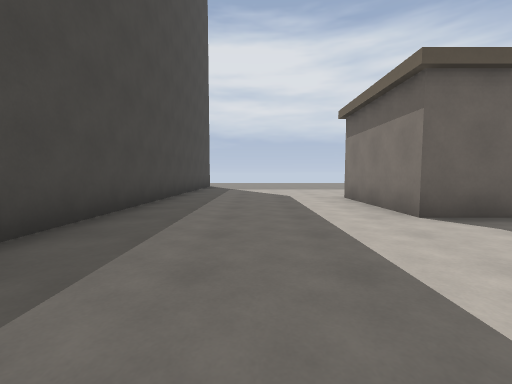
[1] (above)

18 first-person views from a walk through a level from a Godot 3-D game. The camera is 1.2 m above the floor, tilts 4° down and sees 90° across. The floor is counted in squares, 2 m on a side. Each view is taken from the middle of a square. On the plan, view 1 faces up. The plan holds only what a view shows up to about 9 squares ahead; the rest is blank. The place goes on beyond the plan.

[2]
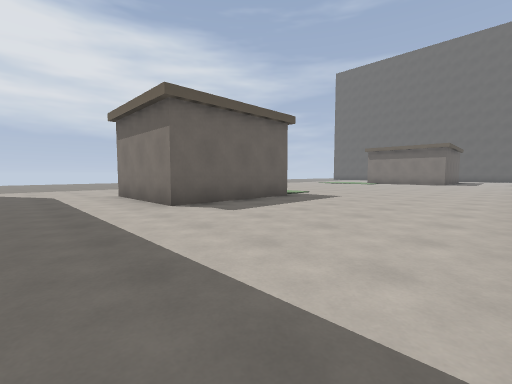

[3]
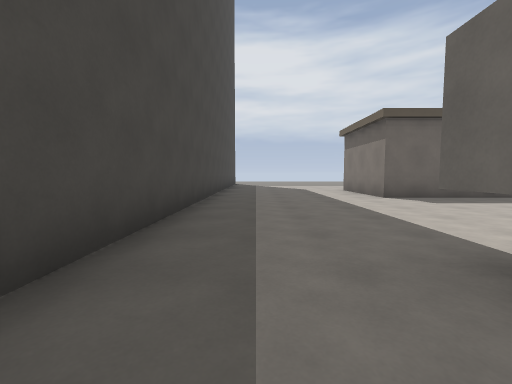

[4]
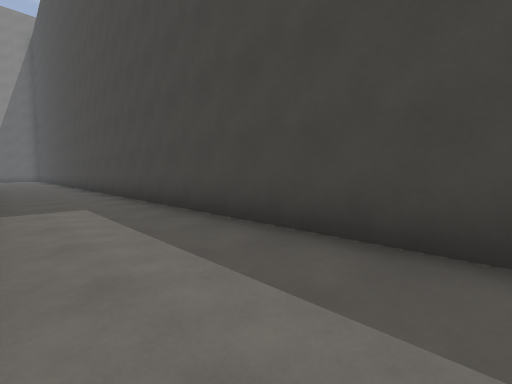

[5]
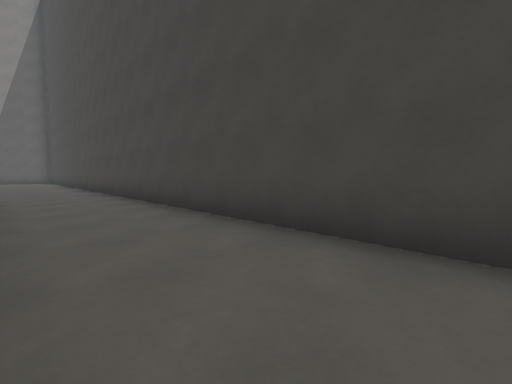

[6]
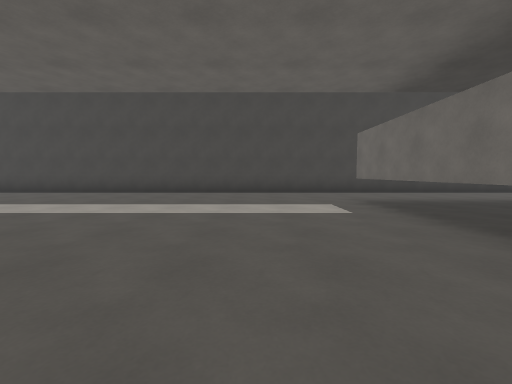

[7]
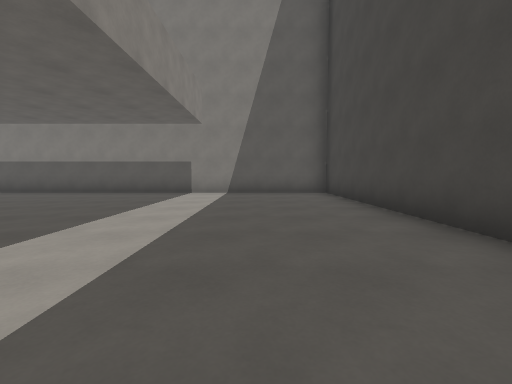

[8]
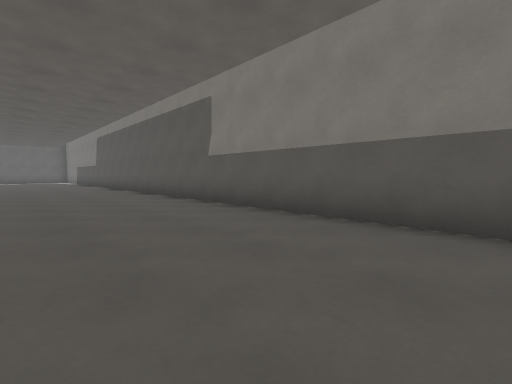

[9]
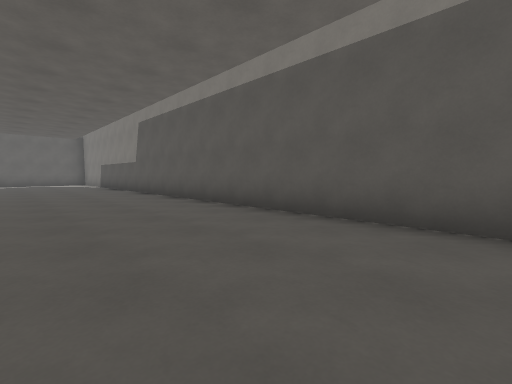

[10]
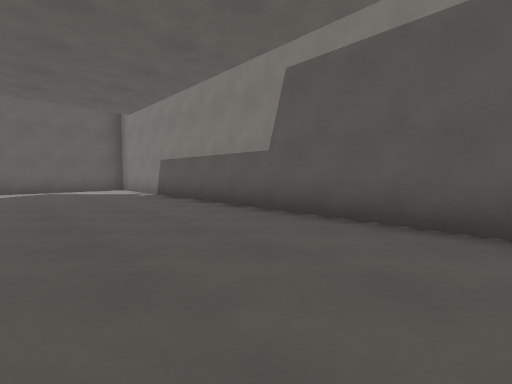

[11]
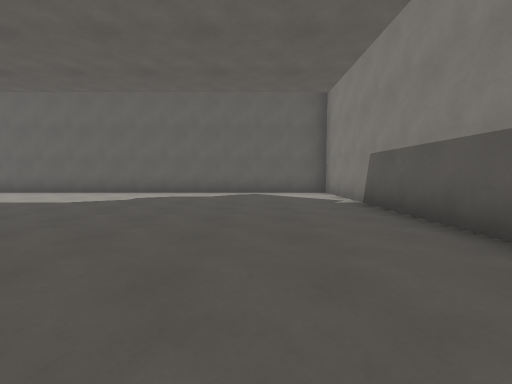

[12]
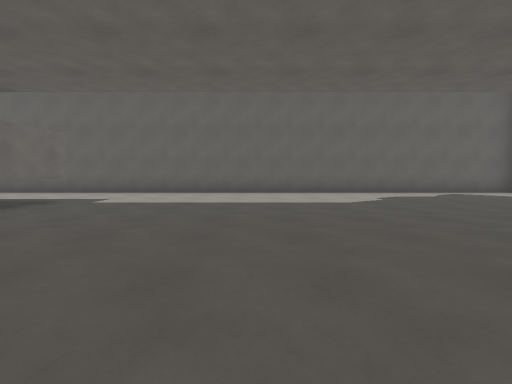

[13]
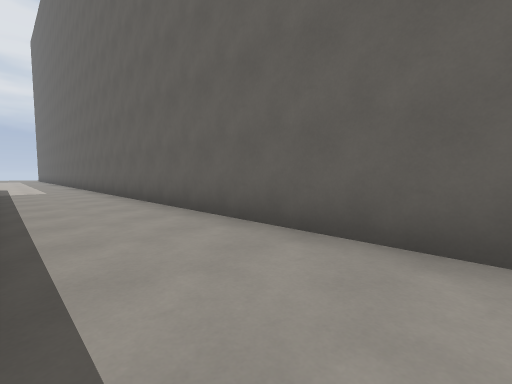

[14]
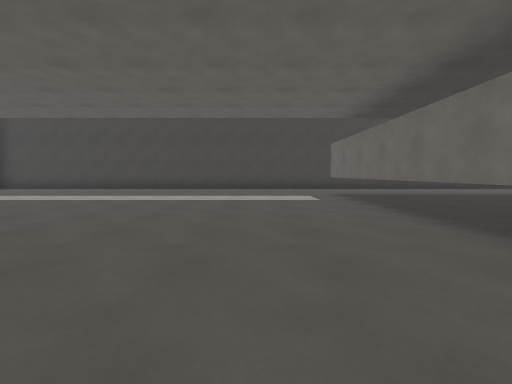

[15]
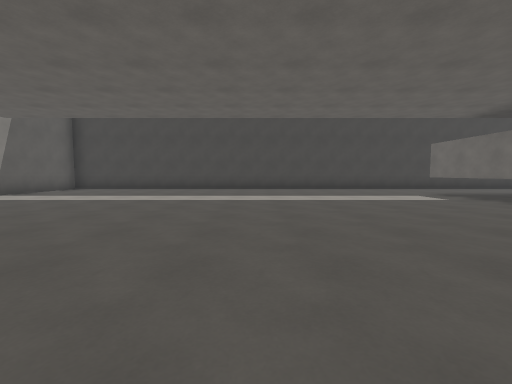

[16]
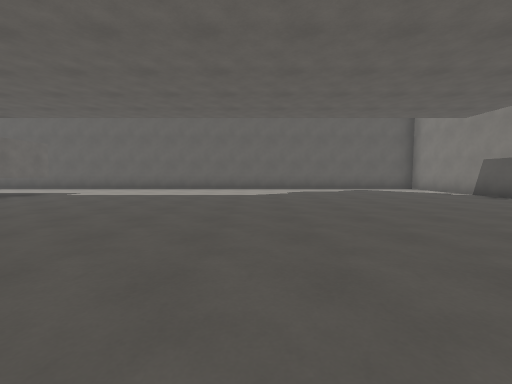

[17]
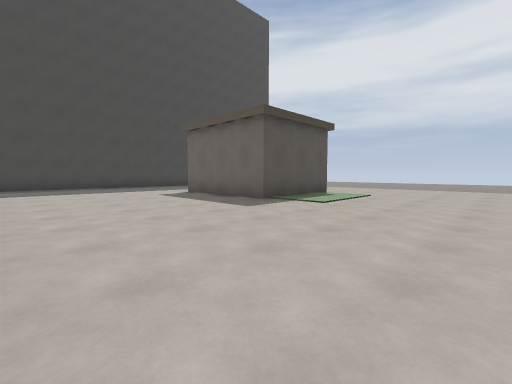

[18]
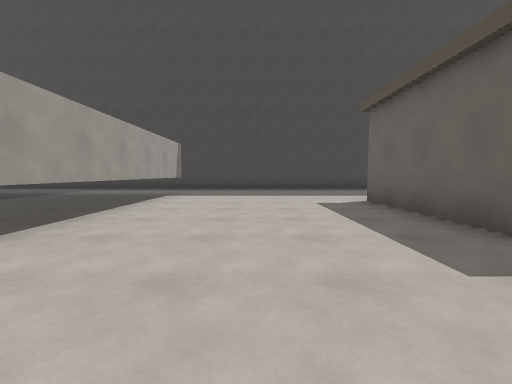

### Floor plan
Key: @ floor where view 1 was taken; # wall or solid block; . floor; T thing the floor can be seen under or through.
Columns run from 3 left of view 1 to 26 right of it. Each row starts with its distance up from view 1.
  6 #.....###.....
  5 #.....###.....
  4 #.....###.....
  3 #.............
  2 #.............
  1 #..............
  0 #..@............
 -1 #...............
 -2 #...######
 -3 #...                      ..
 -4 #...                      ...
 -5 #...                      ...#
 -6 #...                      ...#
 -7 #...                      ...#
 -8 #...                      ...#
 -9 #...                      ...#
-10 #...                      ...#
-11 #...                      ...#
-12 #...                      ...#
-13 #...TTTT##              ##...#
-14 #.........              .....#
-15 #..........            ......#
-16 #...........          .......#
-17 #..........          ........#
-18 #..........         .........#
-19 #...........       ..........#
-20 #..........       ...........#
-21 #.........         ..........#
-22 #........           .........#
-23 #............................#
-24 #............................#
-25 #............................#
-26 #............................#
-27 ##############################

Where each view was taken, in squares from view 1:
view 1: 0 up, 0 right, facing up
view 2: 1 down, 0 right, facing up-right
view 3: 3 down, 1 left, facing up
view 4: 0 up, 0 right, facing down-left
view 5: 6 down, 0 right, facing down-left
view 6: 16 down, 6 right, facing left
view 7: 18 down, 0 right, facing down
view 8: 23 down, 4 right, facing down-right
view 9: 23 down, 9 right, facing down-right
view 10: 23 down, 15 right, facing down-right
view 11: 24 down, 17 right, facing right
view 12: 18 down, 17 right, facing right
view 13: 15 down, 23 right, facing up-right
view 14: 16 down, 8 right, facing left
view 15: 19 down, 8 right, facing left
view 16: 20 down, 15 right, facing right
view 17: 1 down, 10 right, facing up-left
view 18: 1 up, 8 right, facing left
